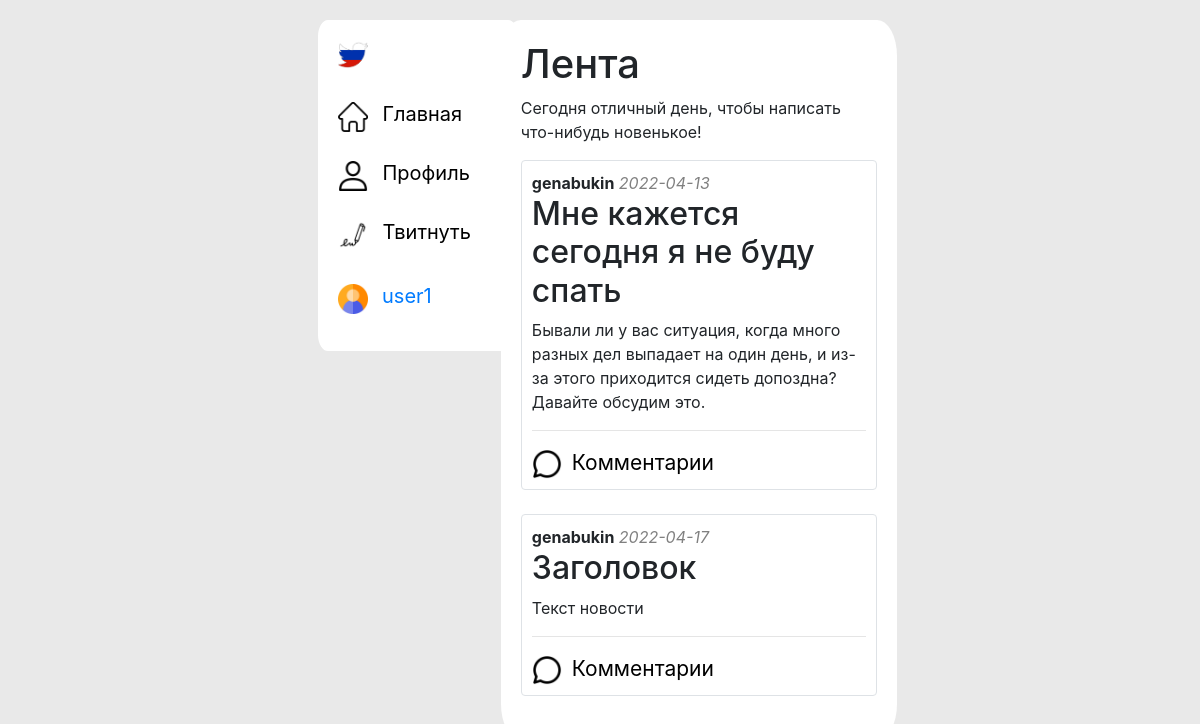
Screenshot of / (signed in) with the database file from the repository.
### data/users.py (models this page shows, shortened)
class User(SqlAlchemyBase, UserMixin, SerializerMixin):
    __tablename__ = 'users'
    id = sqlalchemy.Column(sqlalchemy.Integer,
                           primary_key=True, autoincrement=True)
    name = sqlalchemy.Column(sqlalchemy.String, nullable=True)
    about = sqlalchemy.Column(sqlalchemy.String, nullable=True)
    email = sqlalchemy.Column(sqlalchemy.String,
                              index=True, unique=True, nullable=True)
    hashed_password = sqlalchemy.Column(sqlalchemy.String, nullable=True)
    created_date = sqlalchemy.Column(sqlalchemy.DateTime,
                                     default=datetime.datetime.now)
    news = orm.relation('Twits', back_populates='user')
    commentaries = orm.relation('Comment', back_populates='user')

### data/twits.py (models this page shows)
class Twits(SqlAlchemyBase, SerializerMixin):
    __tablename__ = 'twits'
    id = sqlalchemy.Column(sqlalchemy.Integer,
                           primary_key=True, autoincrement=True)
    title = sqlalchemy.Column(sqlalchemy.String, nullable=True)
    content = sqlalchemy.Column(sqlalchemy.String, nullable=True)
    created_date = sqlalchemy.Column(sqlalchemy.DateTime,
                                     default=datetime.datetime.now)
    is_private = sqlalchemy.Column(sqlalchemy.Boolean, default=True)
    user_id = sqlalchemy.Column(sqlalchemy.Integer,
                                sqlalchemy.ForeignKey("users.id"))
    user = orm.relation('User')

### main.py (the view)
@app.route("/")
def index():
    session = db_session.create_session()
    twits = session.query(Twits).all()
    return render_template("index.html", twits=twits)

### data/db_session.py (called while the page is built)
def create_session() -> Session:
    global __factory
    return __factory()

### main.py (called while the page is built)
@login_manager.user_loader
def load_user(user_id):
    db_sess = db_session.create_session()
    return db_sess.query(User).get(user_id)

### templates/index.html (shortened to what this page needs)
{% extends "base.html" %}
{% block content %}
<h1 class="News_name">Лента</h1>
<p>Сегодня отличный день, чтобы написать что-нибудь новенькое!</p>
{% for item in twits%}
<div class="post col-md6 border rounded">
    <div>
        <b>{{item.user.name}}</b> <i class="secondary fw-light">{{item.created_date.date()}}</i>
    </div>
    <h2>{{item.title}}</h2>
    <div>
        {{item.content}}
    </div><hr>
    {% if current_user.is_authenticated %}
        <div class="message-div"><a href="/comments/{{ item.id }}"><img class="message-pic" src="../../static/img/chat-bubble.png" alt="message">Комментарии</a></div>
    {% else %}
        <div class="message-div"><a href="/register"><img class="message-pic" src="../../static/img/chat-bubble.png" alt="message">Комментарии</a></div>
    {% endif %}
</div><br>
{% endfor %}
{% endblock %}

### templates/base.html (shortened to what this page needs)
<!doctype html>
<html lang="en">
<head>
    <link rel="stylesheet"
          href="https://stackpath.bootstrapcdn.com/bootstrap/4.4.1/css/bootstrap.min.css"
>
    <link rel="stylesheet" type="text/css" href="{{ url_for( 'static', filename='style.css', v=84)}}">
</head>
<body class="row justify-content-center">
<header class="col-2">
    <nav class="white_box">
        <ul>
            <li class="icon"><a href="/"><div class="img_n"><img src="../../static/img/tweet_icon3.png" alt="icon"></div></a></li>
            <li><a href="/"><div class="img_n"><img src="../../static/img/home_icon.png" alt="home"></div><span>Главная</span></a></li>
            {% if current_user.is_authenticated %}
                <li><a href="/profile"><div class="img_n"><img src="../../static/img/user_icon.png" alt="profile"></div><span>Профиль</span></a></li>
            {% else %}
                <li><a href="/register"><div class="img_n"><img src="../../static/img/user_icon.png" alt="profile"></div><span>Профиль</span></a></li>
            {% endif %}
            <li><a href="/new_twit"><div class="img_n"><img src="../../static/img/write_icon.png" alt="tweet"></div><span>Твитнуть</span></a></li>
            <li class="icon">
                {% if current_user.is_authenticated %}
                    <img src="../../static/img/user_pic.png" style="width: 30px; margin-right: 10px;" alt="profile_pic">
                    <a class="navbar-brand" href="/logout">{{ current_user.name }}</a>
                {% else %}
                    <p style="padding-right: 10px; margin-top: -12px;">
                        <a class="btn btn-primary" style="margin-bottom: 5px;" href="/register">Register</a>
                        <a class="btn btn-success" href="/login">Log In</a>
                    </p>
                {% endif %}
            </li>
        </ul>
    </nav>
</header>
<main role="main" class="col-4 white_box main">
    {% block content %}{% endblock %}
</main>
</body>
</html>

### static/style.css (style rules this page uses)
body { background: #d1d1d176; padding: 20px; }
nav { width: 200px; height: auto; position: fixed; z-index: 5; }
nav > ul { display: block; list-style: none; position: relative; }
nav > ul > li { display: block; height: 54px; padding: 10px; transition: .5s; border-radius: 30px; margin-bottom: 5px; }
nav > ul > li > a > span { margin-left: 15px; color: black; font-size: 20px; }
.img_n { display: inline-block; }
.img_n > img { width: 30px; display: inline-block; }
.post { padding: 10px; }
.secondary { color: grey; }
.white_box { background: #fff; border-radius: 5%; }
.main { min-height: 60vh; padding: 20px; }
ul { padding: 10px; }
.message-pic { width: 30px; margin-right: 10px; }
.message-div > a { font-size: 21px; color: black; text-decoration: none; }

### rows the page displays
User: name "user1"
Twits: user.name "genabukin", created_date "2022-04-13", title "Мне кажется сегодня я не буду спать", content "Бывали ли у вас ситуация, когда много разных дел выпадает на один день, и из-за этого приходится сидеть допоздна? Давайте обсудим это."
Twits: user.name "genabukin", created_date "2022-04-17", title "Заголовок", content "Текст новости"
